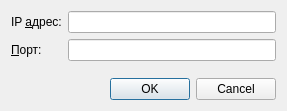
<?xml version="1.0" encoding="UTF-8"?>
<ui version="4.0">
 <class>DialogConnectionSettings</class>
 <widget class="QDialog" name="DialogConnectionSettings">
  <property name="geometry">
   <rect>
    <x>0</x>
    <y>0</y>
    <width>287</width>
    <height>111</height>
   </rect>
  </property>
  <property name="windowTitle">
   <string>Настройка соединения</string>
  </property>
  <layout class="QVBoxLayout" name="verticalLayout">
   <item>
    <layout class="QFormLayout" name="formLayout">
     <item row="0" column="0">
      <widget class="QLabel" name="label">
       <property name="text">
        <string>IP &amp;адрес:</string>
       </property>
       <property name="buddy">
        <cstring>le_ip</cstring>
       </property>
      </widget>
     </item>
     <item row="0" column="1">
      <widget class="QLineEdit" name="le_ip"/>
     </item>
     <item row="1" column="0">
      <widget class="QLabel" name="label_2">
       <property name="text">
        <string>&amp;Порт:</string>
       </property>
       <property name="buddy">
        <cstring>le_port</cstring>
       </property>
      </widget>
     </item>
     <item row="1" column="1">
      <widget class="QLineEdit" name="le_port"/>
     </item>
    </layout>
   </item>
   <item>
    <layout class="QHBoxLayout" name="horizontalLayout">
     <item>
      <spacer name="horizontalSpacer">
       <property name="orientation">
        <enum>Qt::Horizontal</enum>
       </property>
       <property name="sizeHint" stdset="0">
        <size>
         <width>40</width>
         <height>20</height>
        </size>
       </property>
      </spacer>
     </item>
     <item>
      <widget class="QDialogButtonBox" name="buttonBox">
       <property name="orientation">
        <enum>Qt::Horizontal</enum>
       </property>
       <property name="standardButtons">
        <set>QDialogButtonBox::Cancel|QDialogButtonBox::Ok</set>
       </property>
      </widget>
     </item>
    </layout>
   </item>
  </layout>
 </widget>
 <tabstops>
  <tabstop>le_ip</tabstop>
  <tabstop>le_port</tabstop>
 </tabstops>
 <resources/>
 <connections>
  <connection>
   <sender>buttonBox</sender>
   <signal>accepted()</signal>
   <receiver>DialogConnectionSettings</receiver>
   <slot>accept()</slot>
   <hints>
    <hint type="sourcelabel">
     <x>248</x>
     <y>254</y>
    </hint>
    <hint type="destinationlabel">
     <x>157</x>
     <y>274</y>
    </hint>
   </hints>
  </connection>
  <connection>
   <sender>buttonBox</sender>
   <signal>rejected()</signal>
   <receiver>DialogConnectionSettings</receiver>
   <slot>reject()</slot>
   <hints>
    <hint type="sourcelabel">
     <x>316</x>
     <y>260</y>
    </hint>
    <hint type="destinationlabel">
     <x>286</x>
     <y>274</y>
    </hint>
   </hints>
  </connection>
 </connections>
</ui>
